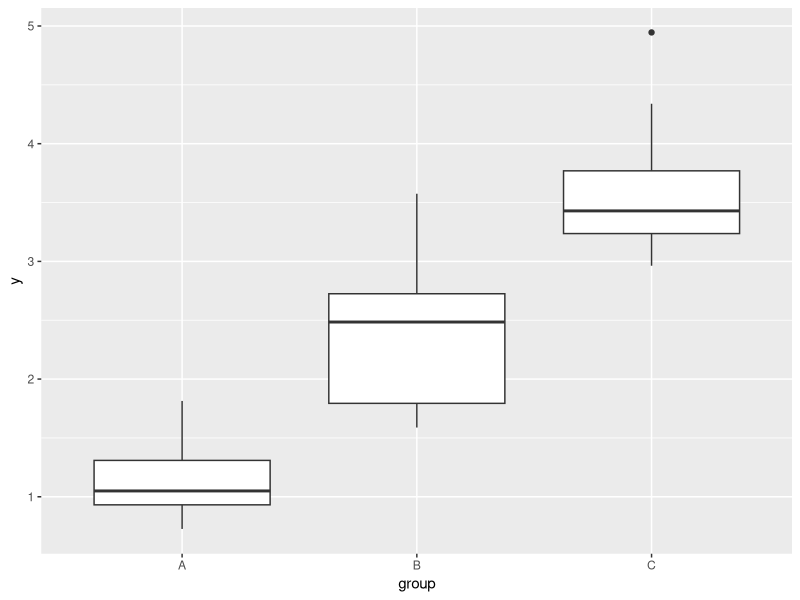
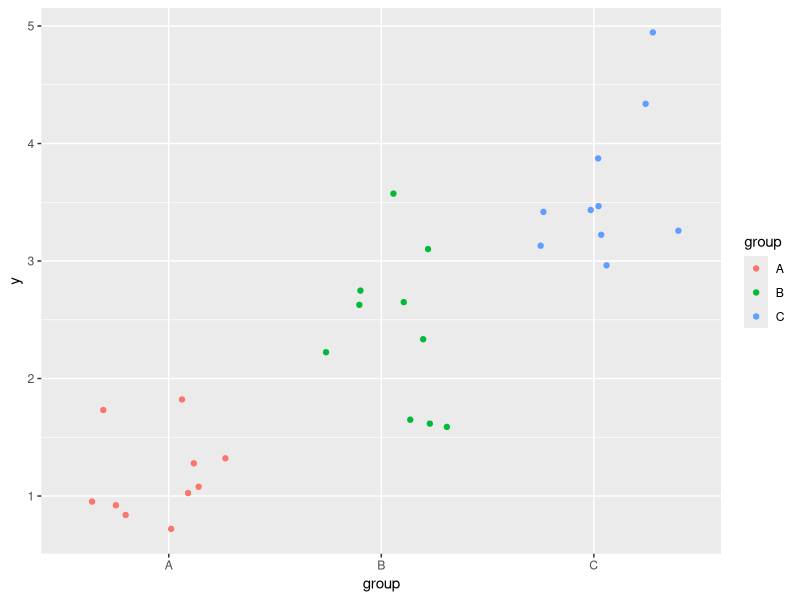
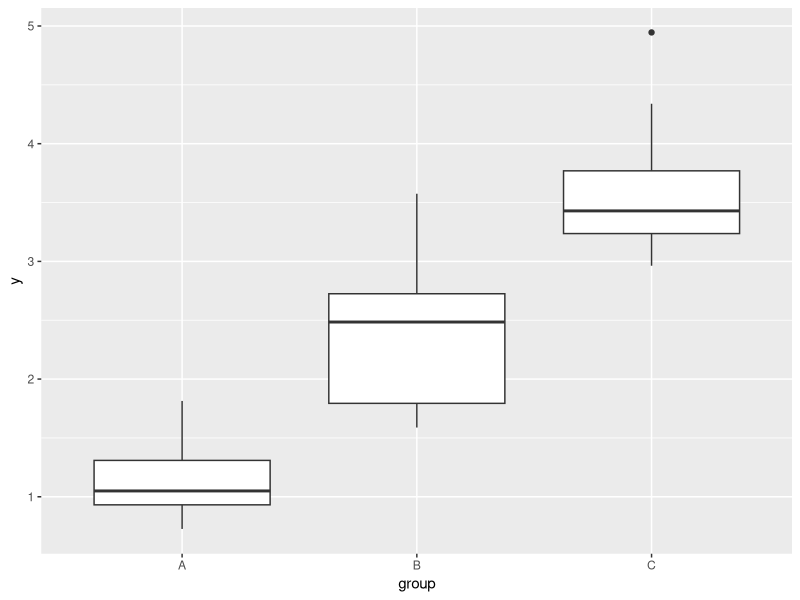
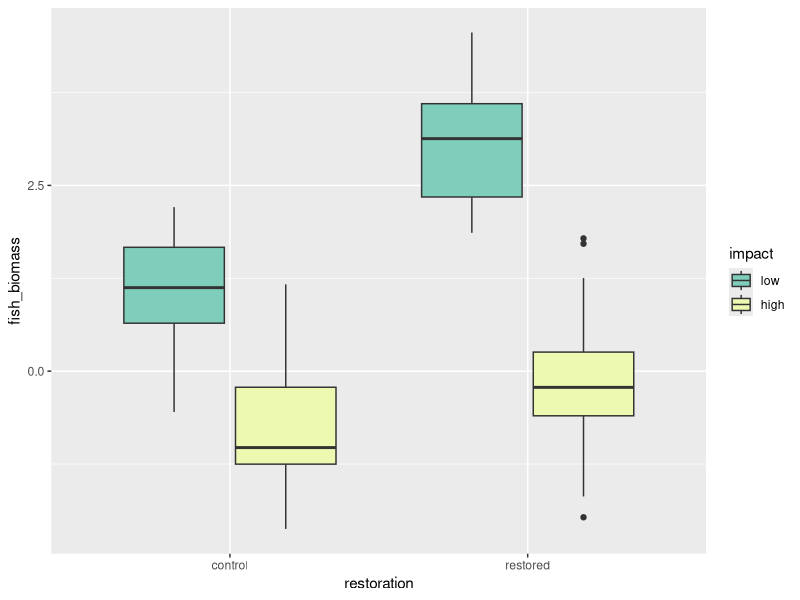
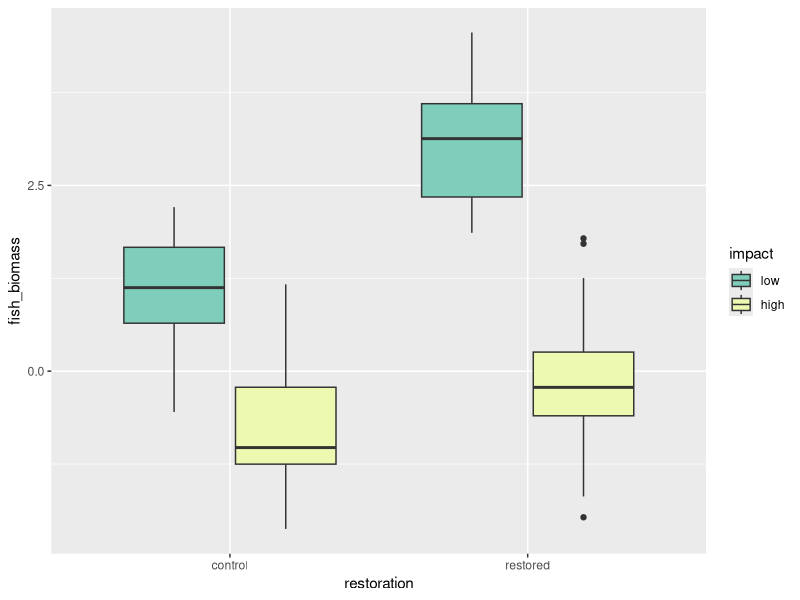

Write R code to recreate these figures, in order.
## ---- chunk 1
knitr::opts_chunk$set(echo = FALSE, warning = FALSE,
                      message = FALSE, eval = TRUE)

library(cowplot)
library(ggplot2)
library(dplyr)
library(viridis)
library(glue)
library(stringr)
library(tidyr)
library(purrr)
library(magrittr)
## ---- chunk 2
# make some pretend data
groups <- rep(LETTERS[1:3], each = 10)
y <- 1.2 * as.numeric(as.factor(groups)) + rnorm(30, mean = 0, sd = 0.5)

dat_groups <- data.frame(group = groups, y = y)

head(dat_groups, n = 3)
## ---- chunk 3
ggplot(dat_groups, aes(x = group, y = y)) + geom_boxplot()
## ---- chunk 4
ggplot(dat_groups, aes(x = group, y = y)) +
    geom_jitter(aes(color = group))
## ---- chunk 5
mod_group <- lm(y ~ group, data = dat_groups)
anova(mod_group)
## ---- chunk 6
ggplot(dat_groups, aes(x = group, y = y)) + geom_boxplot()
## ---- chunk 7
prob_false_positive <- 1 - dbinom(0, size = 3, prob = 0.05)
prob_false_positive
## ---- chunk 8
prob_false_positive <- 1 - dbinom(0, size = 3, prob = 0.05)
prob_false_positive
## ---- chunk 9
# annoying, but we have to pass the model through the `aov` function
aov_group <- aov(mod_group)
## ---- chunk 10
# "Tukey Honest Significant Difference"
TukeyHSD(aov_group)
## ---- chunk 11
# make some pretend data
restoration <- factor(rep(c("restored", "control"), each = 30))
impact <- factor(rep(c("low", "high"), 30),
                 levels = c("low", "high"))

# compute expected response
fish_biomass <- -1 * as.numeric(impact) + 3 * as.numeric(restoration) -
  1 * as.numeric(impact) * as.numeric(restoration)

# add some noise
set.seed(123)
fish_biomass <- fish_biomass + rnorm(60, mean = 0, sd = 1)

dat <- data.frame(restoration, impact, fish_biomass)
## ---- chunk 12
# have a look at pretend data
head(dat)
## ---- chunk 13
gp <- ggplot(dat, aes(x = restoration, y = fish_biomass,
                fill = impact)) +
  geom_boxplot() +
  scale_fill_brewer(palette = "YlGnBu", direction = -1)
gp
## ---- chunk 14
mod <- lm(fish_biomass ~ impact + restoration, data = dat)
anova(mod)
## ---- chunk 15
summary(mod)
## ---- chunk 16
gp
## ---- chunk 17
mod_interactions <- lm(fish_biomass ~ impact * restoration,
                       data = dat)
anova(mod_interactions)
## ---- chunk 18
summary(mod_interactions)
## ---- chunk 19
aov_interactions <- aov(mod_interactions)
TukeyHSD(aov_interactions)
## ---- chunk 20
foo <- TukeyHSD(aov_interactions)
foo[3]
